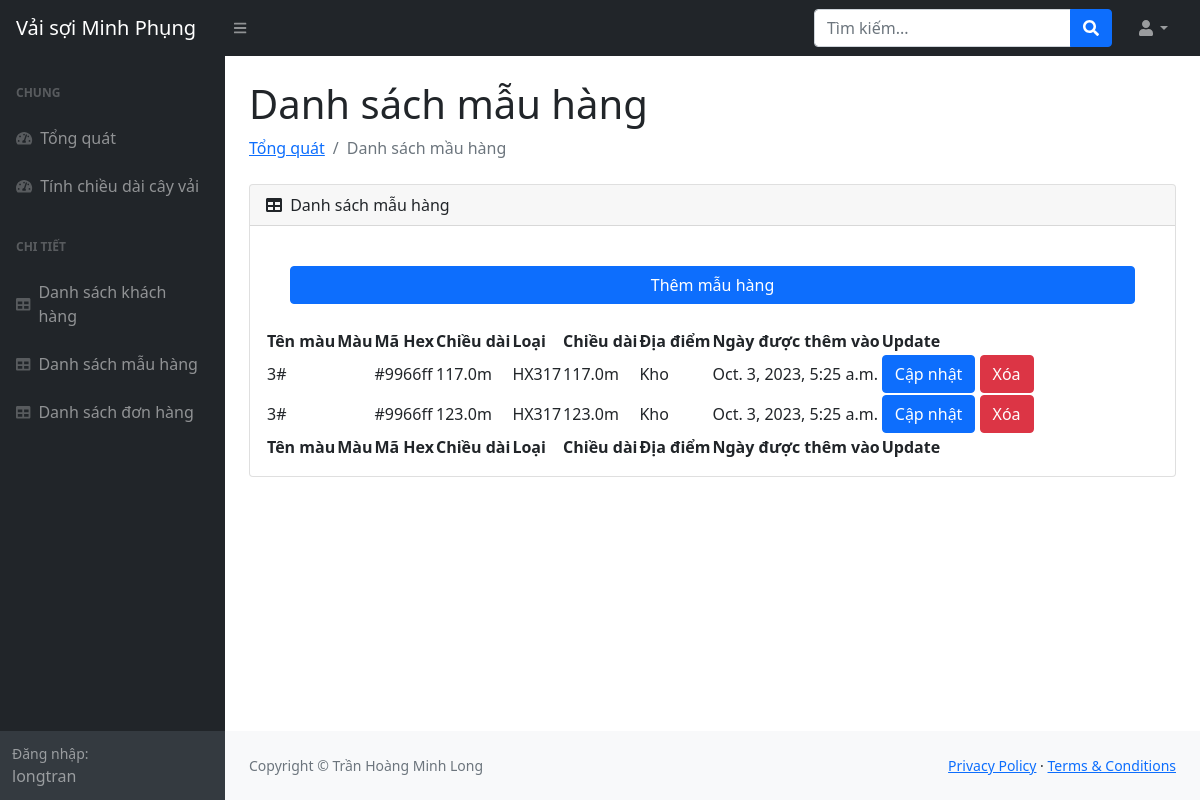
The page /productTable (signed in) on the database as committed earlier.
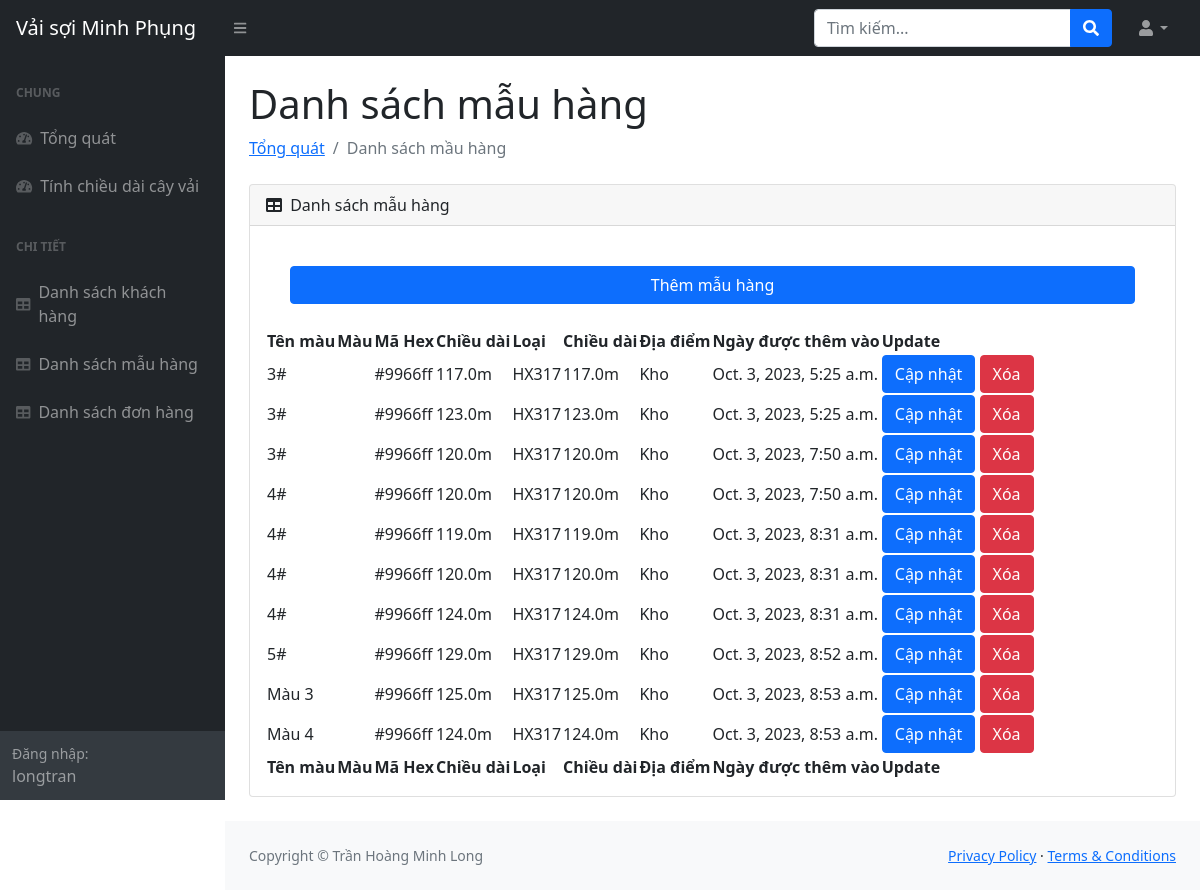
The same page on the database as committed later.
### management/models.py (models this page shows, shortened)
class Product(models.Model):
    measurement_unit_choices = [
        ('m', 'meter'),
        ('y', 'yard'),
    ]
    product_id = models.BigAutoField(primary_key=True)
    color = models.CharField(max_length=64)
    hexcolor = models.CharField(max_length=64)
    length = models.FloatField()
    measurement_unit = models.CharField(max_length = 64, choices = measurement_unit_choices)
    type = models.CharField(max_length=64)
    location = models.CharField(max_length=64, null=True)
    measurement_unit = models.CharField(max_length=64, choices=measurement_unit_choices)
    product_date = models.DateTimeField(auto_now_add=True, null=True)

### management/decorators.py (the view)
        def wrapper_func(request, *args, **kwargs):
            group = None
            if request.user.groups.exists():
                group = request.user.groups.all()[0].name
            if group in allowed_roles:
                return view_func(request, *args, **kwargs)
            else:
                return HttpResponse("Bạn không có quyền truy cập")

### management/views.py (called while the page is built)
@login_required(login_url="login")
@allowed_users(allowed_roles=["admin"])
def productTable(request):
    product = Product.objects.all()
    context = {
        "product": product,
    }
    return render(request, "management/tables/productTable.html", context)

### management/templates/management/tables/productTable.html
{% extends 'management/main.html' %} {%block content%}
<main>
  <div class="container-fluid px-4">
    <h1 class="mt-4">Danh sách mẫu hàng</h1>
    <ol class="breadcrumb mb-4">
      <li class="breadcrumb-item"><a href="home">Tổng quát</a></li>
      <li class="breadcrumb-item active">Danh sách mầu hàng</li>
    </ol>
    <div class="card mb-4">
      <div class="card-header">
        <i class="fas fa-table me-1"></i>
        Danh sách mẫu hàng
      </div>
      <div class="card-body">
        <div class="d-grid gap-2">
          <a
            href="{% url 'formProduct'%}"
            class="m-4 btn btn-primary"
            role="button"
            >Thêm mẫu hàng</a
          >
        </div>
        <table id="datatablesSimple">
          <thead>
            <tr>
              <th>Tên màu</th>
              <th>Màu</th>
              <th>Mã Hex</th>
              <th>Chiều dài</th>
              <th>Loại</th>
              <th>Chiều dài</th>
              <th>Địa điểm</th>
              <th>Ngày được thêm vào</th>
              <th>Update</th>
            </tr>
          </thead>
          <tfoot>
            <tr>
              <th>Tên màu</th>
              <th>Màu</th>
              <th>Mã Hex</th>
              <th>Chiều dài</th>
              <th>Loại</th>
              <th>Chiều dài</th>
              <th>Địa điểm</th>
              <th>Ngày được thêm vào</th>
              <th>Update</th>
            </tr>
          </tfoot>
          <tbody>
            {% for product in product %}
            <tr>
              <td>{{product.color}}</td>
              <td style="background-color:#{{product.hexcolor}};"></td>
              <td>{{product.hexcolor}}</td>
              <td>{{product.length}}{{product.measurement_unit}}</td>
              <td>{{product.type}}</td>
              <td>{{product.length}}{{product.measurement_unit}}</td>
              <td>{{product.location}}</td>
              <td>{{product.product_date}}</td>
              <td>
                <a
                  href="{% url 'updateProduct' product.product_id %}"
                  class="btn btn-primary"
                  >Cập nhật</a
                >
                <a
                  href="{% url 'deleteProduct' product.product_id %}"
                  class="btn btn-danger"
                  >Xóa</a
                >
              </td>
            </tr>
            {% endfor %}
          </tbody>
        </table>
      </div>
    </div>
  </div>
</main>
{%endblock%}

### management/templates/management/main.html (shortened to what this page needs)
{% load static %}
<!DOCTYPE html>
<html lang="en">
  <head>
    <link
      href="https://cdn.jsdelivr.net/npm/bootstrap@5.1.3/dist/css/bootstrap.min.css"
      rel="stylesheet"
    />
    <link
      href="https://cdn.jsdelivr.net/npm/simple-datatables@latest/dist/style.css"
      rel="stylesheet"
    />
    <link href="{% static '/css/styles.css' %}" rel="stylesheet" />
  </head>
  <body class="sb-nav-fixed">
    {% include 'management/navbar.html' %}
    <div id="layoutSidenav">
      {% include 'management/sidenavbar.html' %}
      <div id="layoutSidenav_content">
        {%block content%} {%endblock%}
        {% include 'management/footer.html' %}
      </div>
    </div>
  </body>
</html>

### management/templates/management/navbar.html (shortened to what this page needs)
<nav class="sb-topnav navbar navbar-expand navbar-dark bg-dark">
  <a class="navbar-brand ps-3" href="home">Vải sợi Minh Phụng</a>
  <button
    class="btn btn-link btn-sm order-1 order-lg-0 me-4 me-lg-0"
    id="sidebarToggle"
    href="#!"
  >
    <i class="fas fa-bars"></i>
  </button>
  <form
    class="d-none d-md-inline-block form-inline ms-auto me-0 me-md-3 my-2 my-md-0"
  >
    <div class="input-group">
      <input
        class="form-control"
        type="text"
        placeholder="Tìm kiếm..."
        aria-label="Tìm kiếm..."
        aria-describedby="btnNavbarSearch"
      />
      <button class="btn btn-primary" id="btnNavbarSearch" type="button">
        <i class="fas fa-search"></i>
      </button>
    </div>
  </form>
  <ul class="navbar-nav ms-auto ms-md-0 me-3 me-lg-4">
    <li class="nav-item dropdown">
      <a
        class="nav-link dropdown-toggle"
        id="navbarDropdown"
        href="#"
        role="button"
        data-bs-toggle="dropdown"
        aria-expanded="false"
        ><i class="fas fa-user fa-fw"></i
      ></a>
    </li>
  </ul>
</nav>

### management/templates/management/sidenavbar.html (shortened to what this page needs)
<div id="layoutSidenav_nav">
  <nav class="sb-sidenav accordion sb-sidenav-dark" id="sidenavAccordion">
    <div class="sb-sidenav-menu">
      <div class="nav">
        <div class="sb-sidenav-menu-heading">Chung</div>
        <a class="nav-link" href="{% url "home"%}">
          <div class="sb-nav-link-icon">
            <i class="fas fa-tachometer-alt"></i>
          </div>
          Tổng quát
        </a>
        <a class="nav-link" href="{% url "lengthCalculator"%}">
          <div class="sb-nav-link-icon">
            <i class="fas fa-tachometer-alt"></i>
          </div>
          Tính chiều dài cây vải
        </a>
        <div class="sb-sidenav-menu-heading">Chi tiết</div>
        <a class="nav-link" href="{% url 'customerTable' %}">
          <div class="sb-nav-link-icon"><i class="fas fa-table"></i></div>
          Danh sách khách hàng
        </a>
        <a class="nav-link" href="{% url 'productTable' %}">
          <div class="sb-nav-link-icon"><i class="fas fa-table"></i></div>
          Danh sách mẫu hàng
        </a>
        <a class="nav-link" href="{% url 'orderTable' %}">
          <div class="sb-nav-link-icon"><i class="fas fa-table"></i></div>
          Danh sách đơn hàng
        </a>
      </div>
    </div>
    <div class="sb-sidenav-footer">
      <div class="small">Đăng nhập:</div>
      {{request.user}}
    </div>
  </nav>
</div>

### management/templates/management/footer.html
<footer class="py-4 bg-light mt-auto">
    <div class="container-fluid px-4">
        <div class="d-flex align-items-center justify-content-between small">
            <div class="text-muted">Copyright &copy; Trần Hoàng Minh Long</div>
            <div>
                <a href="#">Privacy Policy</a>
                &middot;
                <a href="#">Terms &amp; Conditions</a>
            </div>
        </div>
    </div>
</footer>

Rows that differ between the two databases and show on the page:
added Product: color "3#", hexcolor "#9966ff", length "120.0", measurement_unit "m", type "HX317", location "Kho", product_date "Oct. 3, 2023, 7:50 a.m."
added Product: color "4#", hexcolor "#9966ff", length "120.0", measurement_unit "m", type "HX317", location "Kho", product_date "Oct. 3, 2023, 7:50 a.m."
added Product: color "4#", hexcolor "#9966ff", length "119.0", measurement_unit "m", type "HX317", location "Kho", product_date "Oct. 3, 2023, 8:31 a.m."
added Product: color "4#", hexcolor "#9966ff", length "120.0", measurement_unit "m", type "HX317", location "Kho", product_date "Oct. 3, 2023, 8:31 a.m."
added Product: color "4#", hexcolor "#9966ff", length "124.0", measurement_unit "m", type "HX317", location "Kho", product_date "Oct. 3, 2023, 8:31 a.m."
added Product: color "5#", hexcolor "#9966ff", length "129.0", measurement_unit "m", type "HX317", location "Kho", product_date "Oct. 3, 2023, 8:52 a.m."
added Product: color "Màu 3", hexcolor "#9966ff", length "125.0", measurement_unit "m", type "HX317", location "Kho", product_date "Oct. 3, 2023, 8:53 a.m."
added Product: color "Màu 4", hexcolor "#9966ff", length "124.0", measurement_unit "m", type "HX317", location "Kho", product_date "Oct. 3, 2023, 8:53 a.m."
